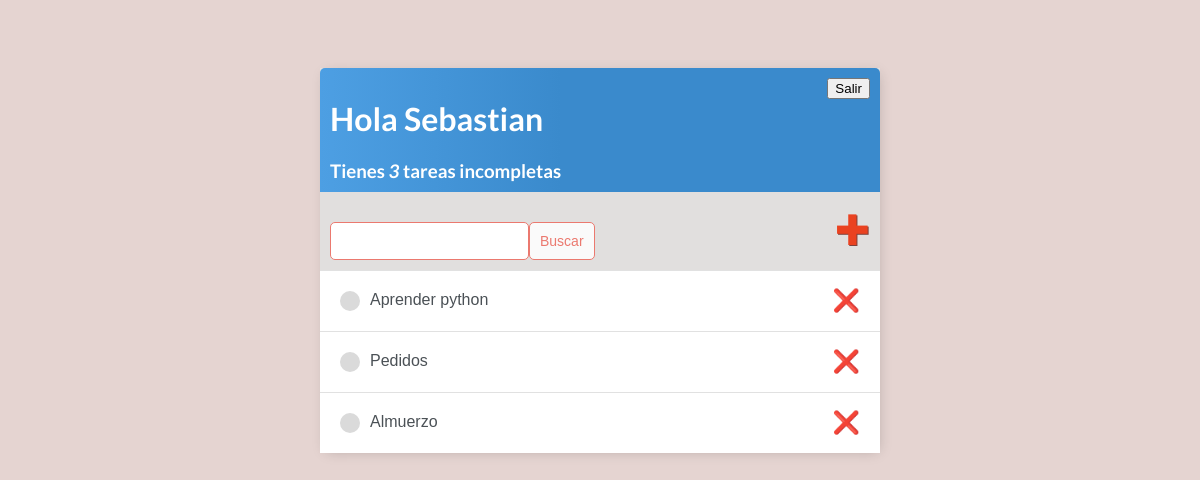
Before: / (signed in) with the older database file.
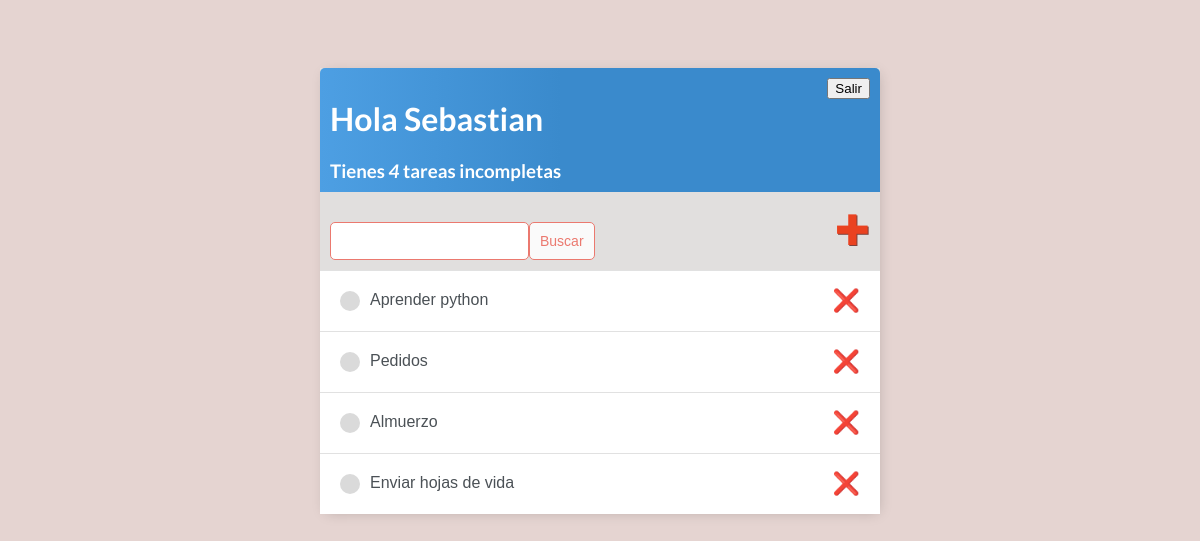
After: the same page with the newer database file.
### base/models.py (models this page shows)
class Tarea(models.Model):
    usuario = models.ForeignKey(User,
                                on_delete= models.CASCADE,
                                null=False,
                                blank=False)
    titulo = models.CharField(max_length=200)
    descripcion = models.TextField(null=False,
                                   blank=False)
    completo = models.BooleanField(default=False)
    Fechacreado = models.DateTimeField(auto_now_add=True)
    def __str__(self):
        return self.titulo
    class Meta:
        ordering = ['completo']

### base/views.py (the view)
# urls.py: urlpatterns = [path('', ListaPendientes.as_view(), name = 'tareas'),
class ListaPendientes(LoginRequiredMixin, ListView):
    model = Tarea
    context_object_name = 'tareas'
    def get_context_data(self,**kwargs):
        context = super().get_context_data(**kwargs)
        context['tareas'] = context['tareas'].filter(usuario=self.request.user)
        context['count'] = context['tareas'].filter(completo=False).count()
        valor_buscado = self.request.GET.get('area-buscar') or ''
        if valor_buscado:
            context['tareas'] = context['tareas'].filter(titulo__icontains=valor_buscado)
        context['valor_buscado'] = valor_buscado
        return context

### base/templates/base/tarea_list.html (shortened to what this page needs)
<!DOCTYPE html>
<html lang="en">
{% extends 'base/principal.html' %}
{% block content %}
<div class="barra-superior">
    <div >
        <h1>Hola {{request.user|title}}</h1>
        <h3 style="margin:0">Tienes <i>{{count}}</i> tarea{{count|pluralize}} incompleta{{count|pluralize}}</h3>
    </div>
    {% if request.user.is_authenticated %}
        <form method="post" action="{% url 'logout' %}">
                <button type="submit">Salir</button>
        </form>
    {% else %}
        <a href="{% url 'login' %}">Ingresar</a>
    {% endif %}
</div>
<head>
</head>
<body>
<div id="envoltorio-agregar-buscar">
    <form method="GET" style="margin-top: 20px; display: flex;">
        <input type="text"  name="area-buscar" value="{{valor_buscado}}">
        <input class="button" type="submit" value="Buscar">
    </form>
    <a id="enlace-agregar" href="{% url 'crear-tarea' %}">&#x271A;</a>
</div>
<div class="envoltorio-items-tarea">
    {% for tarea in tareas %}
    <div class="envoltorio-tarea">
        {% if tarea.completo %}
        <div class="titulo-tarea">
            <div class="icono-tarea-completa"></div>
             <i><s><a href="{% url 'editar-tarea' tarea.id %}">{{tarea}}</a></s></i>
        </div>
        <a class="enlace-eliminar" href="{% url 'eliminar-tarea' tarea.id%}">&#x274C;</a>
        {% else %}
        <div class="titulo-tarea">
            <div class="icono-tarea-incompleta"></div>
             <a href="{% url 'editar-tarea' tarea.id %}">{{tarea}}</a>
        </div>
        <a class="enlace-eliminar" href="{% url 'eliminar-tarea' tarea.id%}">&#x274C;</a>
        {% endif %}
    </div>
    {% empty %}
    <h3>No hay elementos en esta lista</h3>
    {% endfor %}
</div>
</body>
</html>
{% endblock content %}

Changed rows visible on the page:
added Tarea: titulo "Enviar hojas de vida"
Other visible differences:
{{ count }}: "3" → "4"
